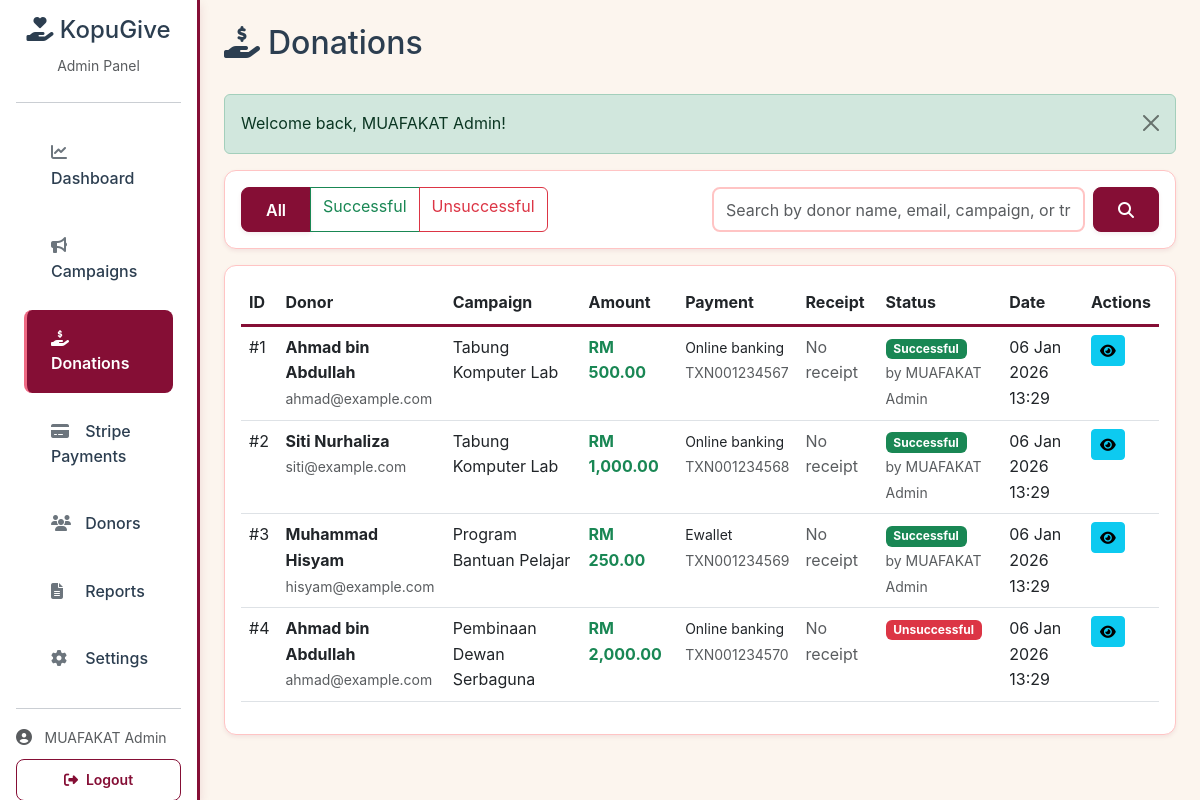
Screenshot of /admin/donations.php (signed in) with the database file from the repository.
### tables this page shows
CREATE TABLE donations (
    donation_id INT AUTO_INCREMENT PRIMARY KEY,
    campaign_id INT NOT NULL,
    donor_id INT,
    donor_name VARCHAR(255),  
    donor_email VARCHAR(255),
    donor_phone VARCHAR(20),
    amount DECIMAL(10, 2) NOT NULL,
    payment_method ENUM('online_banking', 'card', 'ewallet', 'cash', 'other') DEFAULT 'online_banking',
    transaction_id VARCHAR(100),
    receipt_path VARCHAR(255),
    donation_message TEXT,
    is_anonymous BOOLEAN DEFAULT FALSE,
    status ENUM('pending', 'verified', 'rejected', 'completed') DEFAULT 'pending',
    verified_by INT,
    verified_at TIMESTAMP NULL,
    donation_date TIMESTAMP DEFAULT CURRENT_TIMESTAMP,
    created_at TIMESTAMP DEFAULT CURRENT_TIMESTAMP,
    updated_at TIMESTAMP DEFAULT CURRENT_TIMESTAMP ON UPDATE CURRENT_TIMESTAMP,
    FOREIGN KEY (campaign_id) REFERENCES campaigns(campaign_id) ON DELETE CASCADE,
    FOREIGN KEY (donor_id) REFERENCES users(user_id) ON DELETE SET NULL,
    FOREIGN KEY (verified_by) REFERENCES users(user_id) ON DELETE SET NULL,
    INDEX idx_campaign (campaign_id),
    INDEX idx_donor (donor_id),
    INDEX idx_status (status),
    INDEX idx_donation_date (donation_date)
);

CREATE TABLE campaigns (
    campaign_id INT AUTO_INCREMENT PRIMARY KEY,
    campaign_name VARCHAR(255) NOT NULL,
    description TEXT,
    target_amount DECIMAL(10, 2) NOT NULL,
    current_amount DECIMAL(10, 2) DEFAULT 0.00,
    start_date DATE NOT NULL,
    end_date DATE NOT NULL,
    category ENUM('education', 'infrastructure', 'welfare', 'emergency', 'other') DEFAULT 'other',
    status ENUM('active', 'completed', 'closed', 'draft') DEFAULT 'draft',
    banner_image VARCHAR(255),
    created_by INT,
    created_at TIMESTAMP DEFAULT CURRENT_TIMESTAMP,
    updated_at TIMESTAMP DEFAULT CURRENT_TIMESTAMP ON UPDATE CURRENT_TIMESTAMP,
    FOREIGN KEY (created_by) REFERENCES users(user_id) ON DELETE SET NULL,
    INDEX idx_status (status),
    INDEX idx_dates (start_date, end_date)
);

CREATE TABLE users (
    user_id INT AUTO_INCREMENT PRIMARY KEY,
    full_name VARCHAR(255) NOT NULL,
    email VARCHAR(255) UNIQUE NOT NULL,
    phone VARCHAR(20),
    password_hash VARCHAR(255) NOT NULL,
    role ENUM('super_admin', 'admin', 'donor') DEFAULT 'donor',
    profile_image VARCHAR(255),
    is_active BOOLEAN DEFAULT TRUE,
    created_at TIMESTAMP DEFAULT CURRENT_TIMESTAMP,
    updated_at TIMESTAMP DEFAULT CURRENT_TIMESTAMP ON UPDATE CURRENT_TIMESTAMP,
    INDEX idx_email (email),
    INDEX idx_role (role)
);

### includes/functions.php (called while the page is built, shortened)
<?php
function formatCurrency($amount) {
    return 'RM ' . number_format($amount, 2);
}
function formatDate($date, $format = 'd M Y') {
    return date($format, strtotime($date));
}
function getFlashMessage() {
    if (isset($_SESSION['flash_message'])) {
        $message = [
            'type' => $_SESSION['flash_type'],
            'message' => $_SESSION['flash_message']
        ];
        return $message;
    }
    return null;
}
?>

### admin/donations.php (the view, shortened to what this page needs)
<?php
require_once '../includes/functions.php';
$db = (new Database())->getConnection();
$status = $_GET['status'] ?? 'all';
$search = $_GET['search'] ?? '';
$query = "
    SELECT d.*, c.campaign_name, u.full_name as donor_full_name, v.full_name as verifier_name
    FROM donations d
    LEFT JOIN campaigns c ON d.campaign_id = c.campaign_id
    LEFT JOIN users u ON d.donor_id = u.user_id
    LEFT JOIN users v ON d.verified_by = v.user_id
    WHERE 1=1
";
$params = [];
$query .= " ORDER BY d.created_at DESC";
$stmt = $db->prepare($query);
$stmt->execute($params);
$donations = $stmt->fetchAll();
$flashMessage = getFlashMessage();
?>
<!DOCTYPE html>
<html lang="en">
<head>
    <link href="https://cdn.jsdelivr.net/npm/bootstrap@5.3.0/dist/css/bootstrap.min.css" rel="stylesheet">
    <link rel="stylesheet" href="https://cdnjs.cloudflare.com/ajax/libs/font-awesome/6.4.0/css/all.min.css">
</head>
<body>
    <?php include 'includes/admin_sidebar.php'; ?>
    <main class="col-md-10 ms-sm-auto px-md-4 py-4" style="margin-left: 16.666667%;">
        <div class="d-flex justify-content-between align-items-center mb-4">
            <h2><i class="fas fa-hand-holding-usd me-2"></i>Donations</h2>
        </div>
        <?php if ($flashMessage): ?>
            <div class="alert alert-<?= $flashMessage['type'] ?> alert-dismissible fade show" role="alert">
                <?= $flashMessage['message'] ?>
                <button type="button" class="btn-close" data-bs-dismiss="alert"></button>
            </div>
        <?php endif; ?>
        <div class="card mb-3">
            <div class="card-body">
                <div class="row align-items-center">
                    <div class="col-md-6">
                        <div class="btn-group" role="group">
                            <a href="?status=all<?= !empty($search) ? '&search=' . urlencode($search) : '' ?>" class="btn btn-<?= $status === 'all' ? 'primary' : 'outline-primary' ?>">All</a>
                            <a href="?status=verified<?= !empty($search) ? '&search=' . urlencode($search) : '' ?>" class="btn btn-<?= $status === 'verified' ? 'success' : 'outline-success' ?>">Successful</a>
                            <a href="?status=unsuccessful<?= !empty($search) ? '&search=' . urlencode($search) : '' ?>" class="btn btn-<?= $status === 'unsuccessful' ? 'danger' : 'outline-danger' ?>">Unsuccessful</a>
                        </div>
                    </div>
                    <div class="col-md-6">
                        <form method="GET" class="d-flex gap-2">
                            <input type="text" name="search" class="form-control" placeholder="Search by donor name, email, campaign, or transaction ID..." value="<?= htmlspecialchars($search) ?>">
                            <button type="submit" class="btn btn-primary">
                                <i class="fas fa-search"></i>
                            </button>
                        </form>
                    </div>
                </div>
            </div>
        </div>
        <div class="card">
            <div class="card-body">
                <div class="table-responsive">
                    <table class="table table-hover">
                        <thead>
                            <tr>
                                <th>ID</th>
                                <th>Donor</th>
                                <th>Campaign</th>
                                <th>Amount</th>
                                <th>Payment</th>
                                <th>Receipt</th>
                                <th>Status</th>
                                <th>Date</th>
                                <th>Actions</th>
                            </tr>
                        </thead>
                        <tbody>
                            <?php
                            $rowNumber = 1;
                            foreach ($donations as $donation):
                            ?>
                                <tr>
                                    <td>#<?= $rowNumber++ ?></td>
                                    <td>
                                        <div class="fw-bold"><?= htmlspecialchars($donation['donor_full_name'] ?? $donation['donor_name'] ?? 'Anonymous') ?></div>
                                        <small class="text-muted"><?= htmlspecialchars($donation['donor_email'] ?? '') ?></small>
                                    </td>
                                    <td><?= htmlspecialchars($donation['campaign_name']) ?></td>
                                    <td><strong class="text-success"><?= formatCurrency($donation['amount']) ?></strong></td>
                                    <td>
                                        <small><?= ucfirst(str_replace('_', ' ', $donation['payment_method'])) ?></small><br>
                                        <small class="text-muted"><?= htmlspecialchars($donation['transaction_id'] ?? 'N/A') ?></small>
                                    </td>
                                    <td>
                                        <?php if ($donation['receipt_path']): ?>
                                            <a href="../<?= htmlspecialchars($donation['receipt_path']) ?>" target="_blank" class="btn btn-sm btn-outline-primary" download title="Download Receipt">
                                                <i class="fas fa-download"></i>
                                            </a>
                                        <?php else: ?>
                                            <span class="text-muted">No receipt</span>
                                        <?php endif; ?>
                                    </td>
                                    <td>
                                        <?php
                                        if ($donation['status'] === 'verified') {
                                            $displayStatus = 'Successful';
                                            $badge = 'success';
                                        } else {
                                            $displayStatus = 'Unsuccessful';
                                            $badge = 'danger';
                                        }
                                        ?>
                                        <span class="badge bg-<?= $badge ?>"><?= $displayStatus ?></span>
                                        <?php if ($donation['verified_at']): ?>
                                            <br><small class="text-muted">by <?= htmlspecialchars($donation['verifier_name'] ?? 'System') ?></small>
                                        <?php endif; ?>
                                    </td>
                                    <td><?= formatDate($donation['donation_date'], 'd M Y H:i') ?></td>
                                    <td>
                                        <button type="button" class="btn btn-sm btn-info" data-bs-toggle="modal" data-bs-target="#donationModal<?= $donation['donation_id'] ?>" title="View Details">
                                            <i class="fas fa-eye"></i>
                                        </button>
                                    </td>
                                </tr>
                            <?php endforeach; ?>
                        </tbody>
                    </table>
                </div>
            </div>
        </div>
    </main>
</body>
</html>

### includes/theme_styles.php (style rules this page uses)
:root { --burgundy-primary: #850E35; --burgundy-dark: #6a0b2a; --coral-pink: #EE6983; --light-pink: #FFC4C4; --cream-bg: #FCF5EE; --white: #FFFFFF; --light-gray: #F8F9FA; --medium-gray: #6C757D; --dark-gray: #343A40; --border-light: #FFC4C4; --border-gray: #DEE2E6; --bg-primary: #FFFFFF; --bg-secondary: #FCF5EE; --bg-accent: #FFC4C4; --text-primary: #2C3E50; --text-secondary: #6C757D; --shadow-sm: 0 2px 4px rgba(133, 14, 53, 0.08); --shadow-md: 0 4px 10px rgba(133, 14, 53, 0.12); --shadow-lg: 0 6px 16px rgba(133, 14, 53, 0.15); }
body { font-family: 'Inter', 'Segoe UI', Tahoma, Geneva, Verdana, sans-serif; color: var(--text-primary); background-color: var(--cream-bg); line-height: 1.6; }
.btn-primary { background: var(--burgundy-primary); border-color: var(--burgundy-primary); color: var(--white); font-weight: 600; padding: 0.6rem 1.5rem; border-radius: 8px; transition: all 0.3s ease; box-shadow: var(--shadow-sm); }
.card { border: 1px solid var(--border-light); border-radius: 12px; box-shadow: var(--shadow-sm); transition: all 0.3s ease; background: var(--white); }
.form-control, .form-select { border-radius: 8px; border: 2px solid var(--border-light); transition: all 0.3s ease; }
.table thead { background: var(--cream-bg); color: var(--burgundy-primary); font-weight: 600; border-bottom: 3px solid var(--burgundy-primary); }
a { color: var(--burgundy-primary); text-decoration: none; transition: all 0.3s ease; }

### rows the page displays
donations: donor_name "Ahmad bin Abdullah", donor_email "ahmad@example.com", campaign.campaign_name "Tabung Komputer Lab", amount "RM 500.00", payment_method "Online banking", transaction "TXN001234567", shows "No receipt", status "Successful", verified_by.full_name "MUAFAKAT Admin", donation_date "06 Jan 2026 13:29"
donations: donor_name "Siti Nurhaliza", donor_email "siti@example.com", campaign.campaign_name "Tabung Komputer Lab", amount "RM 1,000.00", payment_method "Online banking", transaction "TXN001234568", shows "No receipt", status "Successful", verified_by.full_name "MUAFAKAT Admin", donation_date "06 Jan 2026 13:29"
donations: donor_name "Muhammad Hisyam", donor_email "hisyam@example.com", campaign.campaign_name "Program Bantuan Pelajar", amount "RM 250.00", payment_method "Ewallet", transaction "TXN001234569", shows "No receipt", status "Successful", verified_by.full_name "MUAFAKAT Admin", donation_date "06 Jan 2026 13:29"
donations: donor_name "Ahmad bin Abdullah", donor_email "ahmad@example.com", campaign.campaign_name "Pembinaan Dewan Serbaguna", amount "RM 2,000.00", payment_method "Online banking", transaction "TXN001234570", shows "No receipt", status "Unsuccessful", donation_date "06 Jan 2026 13:29"

### other values shown
$_SESSION['full_name'] "MUAFAKAT Admin"
$flashMessage['message'] "Welcome back, MUAFAKAT Admin!"
